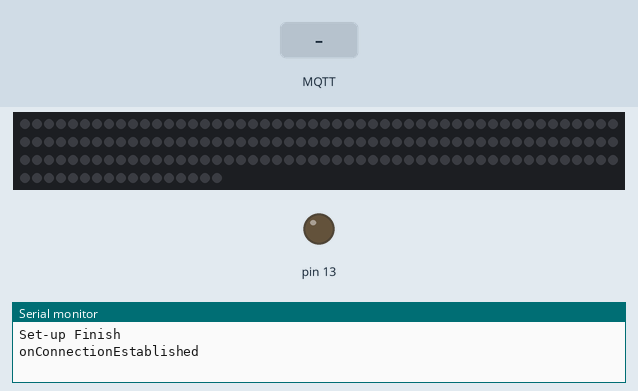
The sketch below on a simulated Arduino Uno, built with avr-gcc and run on an emulated ATmega328P. Parts: 167 RGB LEDs in strip order, left to right, continuing on the next row, output pins drawn as LEDs (lit = HIGH), the last lines printed to the serial monitor. The test bench sets the inputs (shaded band). Dim RGB values are drawn brighter than linear; no MQTT or app messages arrive unless stated.

Above: at 5.3 s.
5.4 s: MQTT message "initial" arrives on the first subscribed topic
At 9.8 s:
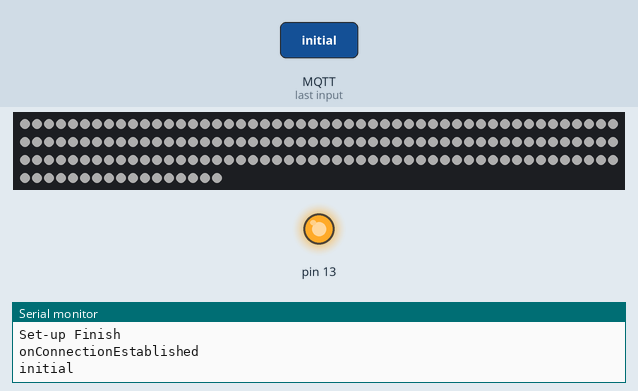
10.1 s: MQTT message "accident" arrives on the first subscribed topic
At 12.9 s:
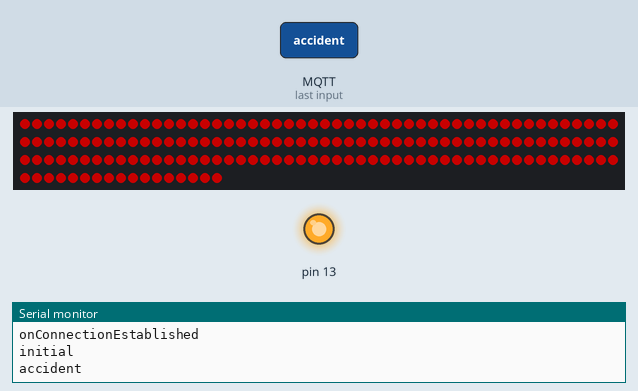
17.4 s: MQTT message "takeoff" arrives on the first subscribed topic
At 19.67 s:
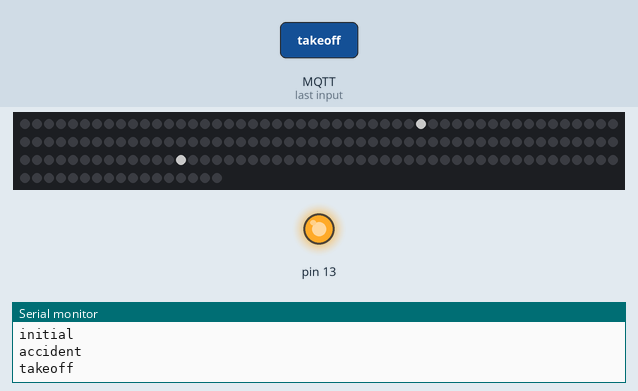
21.9 s: MQTT message "cruising" arrives on the first subscribed topic
25.5 s: MQTT message "accident" arrives on the first subscribed topic
At 29.0 s:
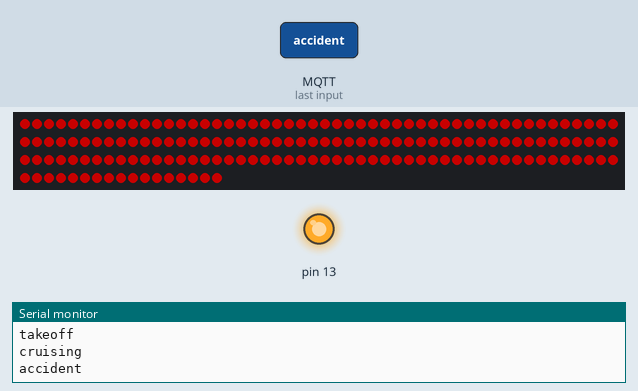
32.8 s: MQTT message "landing" arrives on the first subscribed topic
At 36.9 s:
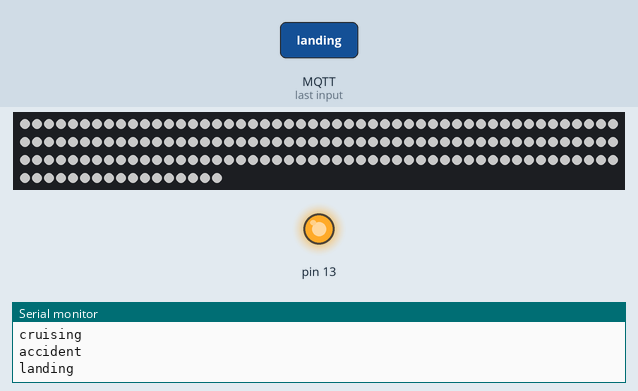
Timing chart, 0 to 38.4 s (numbered marks = the images above; inputs shaded):
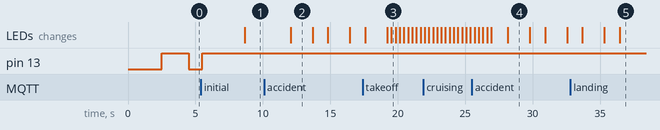

The sketch:

EspNeoPixelWavid20.ino
```cpp
#include "EspMQTTClient.h"
#include <Adafruit_NeoPixel.h>

static const uint8_t D0   = 16;
static const uint8_t D1   = 5;
static const uint8_t D2   = 4;
static const uint8_t D3   = 0;
static const uint8_t D4   = 2;
static const uint8_t D5   = 14;
static const uint8_t D6   = 12;
static const uint8_t D7   = 13;
static const uint8_t D8   = 15;
static const uint8_t D9   = 3;
static const uint8_t D10  = 1;

int pixels = 167;

String scene = "blinkSlow";

Adafruit_NeoPixel cuadro = Adafruit_NeoPixel(pixels, D4, NEO_GRB + NEO_KHZ800);

EspMQTTClient client(
  "juanddd",
  "manonegra",
  "192.168.0.111",  // Home Assistant MQTT Broker server ip
  "juanddd",
  "manonegra",
  "ESP_Led_4"     // Client name that uniquely identify your device
          // The MQTT port, default to 1883. this line can be omitted
);

void onConnectionEstablished(){

  Serial.println("onConnectionEstablished");

  // Change the topics

  client.subscribe("iot/test", [](const String & payload) {

    scene = payload;
    Serial.println(payload);

  });

}

void setup() {

  pinMode(LED_BUILTIN, OUTPUT);     // Initialize the LED_BUILTIN pin as an output

  Serial.begin(115200);

  // Optional functionnalities of EspMQTTClient :

  client.enableDebuggingMessages(); // Enable debugging messages sent to serial output

  // client.enableHTTPWebUpdater(); // Enable the web updater. User and password default to values of MQTTUsername and MQTTPassword. These can be overrited with enableHTTPWebUpdater("user", "password").
  // client.enableLastWillMessage("iot/test", "accident");  // You can activate the retain flag by setting the third parameter to true

  client.setMqttReconnectionAttemptDelay(2000);

  client.setWifiReconnectionAttemptDelay(5000);

  client.enableMQTTPersistence();

  cuadro.begin();
  cuadro.show();

  // delay(500);
  Serial.println("Set-up Finish");
}

// the loop function runs over and over again forever
void loop() {

  client.loop();

  if(scene == "initial") {

    scene_initial();

  } else if(scene == "takeoff") {

    scene_takeoff();

  } else if(scene == "cruising") {

    scene_cruising();

  } else if(scene == "accident") {

    scene_accident();

  } else if(scene == "landing") {

    scene_landing();

  } else if(scene == "blinkSlow") {

    blinkSlow();

  } else if(scene == "blinkFast") {

    blinkFast();

  } else if(scene == "off") {

    off();

  }
}

void blinkFast() {
  digitalWrite(LED_BUILTIN, LOW);   // Turn the LED on (Note that LOW is the voltage level
  // but actually the LED is on; this is because
  // it is active low on the ESP-01)
  delay(100);                      // Wait for a second
  digitalWrite(LED_BUILTIN, HIGH);  // Turn the LED off by making the voltage HIGH
  delay(200);                      // Wait for two seconds (to demonstrate the active low LED)
}

void blinkSlow() {
  digitalWrite(LED_BUILTIN, LOW);   // Turn the LED on (Note that LOW is the voltage level
  // but actually the LED is on; this is because
  // it is active low on the ESP-01)
  delay(1000);                      // Wait for a second
  digitalWrite(LED_BUILTIN, HIGH);  // Turn the LED off by making the voltage HIGH
  delay(2000);                      // Wait for two seconds (to demonstrate the active low LED)
}

void scene_accident() {

  cuadro.setBrightness(100);
  for(int i = 0; i < pixels; i++) {
    cuadro.setPixelColor(i,255,0,0);
    cuadro.show();
  };

  delay(500) ;

  for(int i = 0; i < pixels; i++) {
    cuadro.setPixelColor(i,0,0,0);
    cuadro.show();
  };
}

void scene_landing() {

  for(int i = 0; i < pixels; i++) {
    cuadro.setPixelColor(i,255,255,255);
    cuadro.show();
  }

}

void scene_cruising() {

  cuadro.setBrightness(100);

  for(int i = 0; i < pixels; i++) {
    cuadro.setPixelColor(i,255,255,255);
    cuadro.show();
    if(i <= pixels - 80){
      cuadro.setPixelColor(i + 80,255,255,255);
      cuadro.show();
    } else {
      cuadro.setPixelColor(i - 80,255,255,255);
      cuadro.show();
    }
    delay(1) ;
    cuadro.setPixelColor(i,0,0,0);
    cuadro.show();
    if(i <= pixels - 80){
      cuadro.setPixelColor(i + 80,0,0,0);
      cuadro.show();
    } else {
      cuadro.setPixelColor(i - 80,0,0,0);
      cuadro.show();
    }
  };
}

void scene_takeoff(){

  cuadro.setBrightness(100);
  for(int i = 0; i < pixels; i = i + 3) {
    cuadro.setPixelColor(i,255,255,255);
    cuadro.show();
    if(i <= pixels - 80){
     cuadro.setPixelColor(i + 80,255,255,255);
     cuadro.show();
    } else {
      cuadro.setPixelColor(i - 80,255,255,255);
      cuadro.show();
    }
    delay(1) ;
    cuadro.setPixelColor(i,0,0,0);
    cuadro.show();
    if(i <= pixels - 80){
      cuadro.setPixelColor(i + 80,0,0,0);
      cuadro.show();
    } else {
      cuadro.setPixelColor(i - 80,0,0,0);
      cuadro.show();
    }
  };
}

void scene_initial() {

  cuadro.setBrightness(50);
  for(int i = 0; i < pixels; i++) {
    cuadro.setPixelColor(i,255,255,255);
    cuadro.show();
  };

}

void off() {

  cuadro.setBrightness(0);
  for(int i = 0; i < pixels; i++) {
    cuadro.setPixelColor(i,0,0,0);
    cuadro.show();
  };

}
```

Measured:
- after the input at 5.4 s, pin 13: goes on until 5.5 s, then stays HIGH; the LEDs: change after 3.2 s (image 1)
- after the input at 10.1 s, the LEDs: change after 2.0 s (image 2)
- after the input at 17.4 s, the LEDs: first differ from a run without the input after 2.1 s (image 3)
- after the input at 32.8 s, the LEDs: first differ from a run without the input after 3.6 s (image 5)
- what the display in image 2 shows lasts 1.6 s, from 12.1 s to 13.7 s
